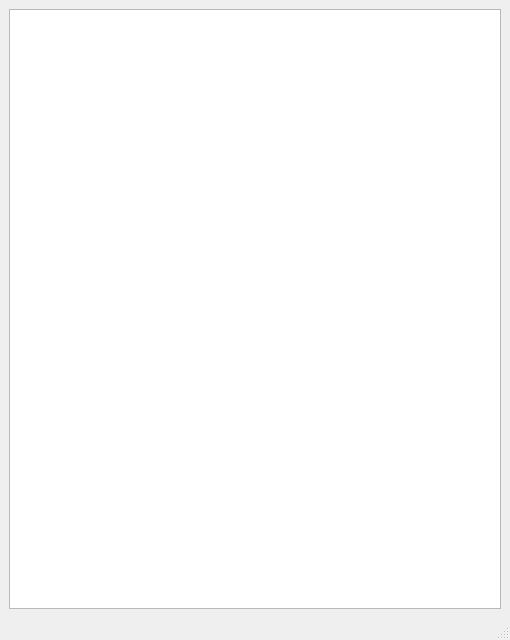
<?xml version="1.0" encoding="UTF-8"?>
<ui version="4.0">
<comment> Copyright (C) 2013 by Pedro Mendes, Virginia Tech Intellectual </comment>
<comment> Properties, Inc., University of Heidelberg, and The University </comment>
<comment> of Manchester. </comment>
<comment> All rights reserved. </comment>

 <class>CQCheckModelWindow</class>
 <widget class="QMainWindow" name="CQCheckModelWindow">
  <property name="geometry">
   <rect>
    <x>0</x>
    <y>0</y>
    <width>510</width>
    <height>640</height>
   </rect>
  </property>
  <property name="windowTitle">
   <string>Check Model</string>
  </property>
  <widget class="QWidget" name="centralwidget">
   <layout class="QVBoxLayout" name="verticalLayout">
    <item>
     <widget class="QTextEdit" name="textEdit">
      <property name="sizePolicy">
       <sizepolicy hsizetype="Expanding" vsizetype="Expanding">
        <horstretch>1</horstretch>
        <verstretch>1</verstretch>
       </sizepolicy>
      </property>
     </widget>
    </item>
   </layout>
  </widget>
  <widget class="QMenuBar" name="menubar">
   <property name="geometry">
    <rect>
     <x>0</x>
     <y>0</y>
     <width>510</width>
     <height>21</height>
    </rect>
   </property>
  </widget>
  <widget class="QStatusBar" name="statusbar"/>
 </widget>
 <resources/>
 <connections/>
</ui>
